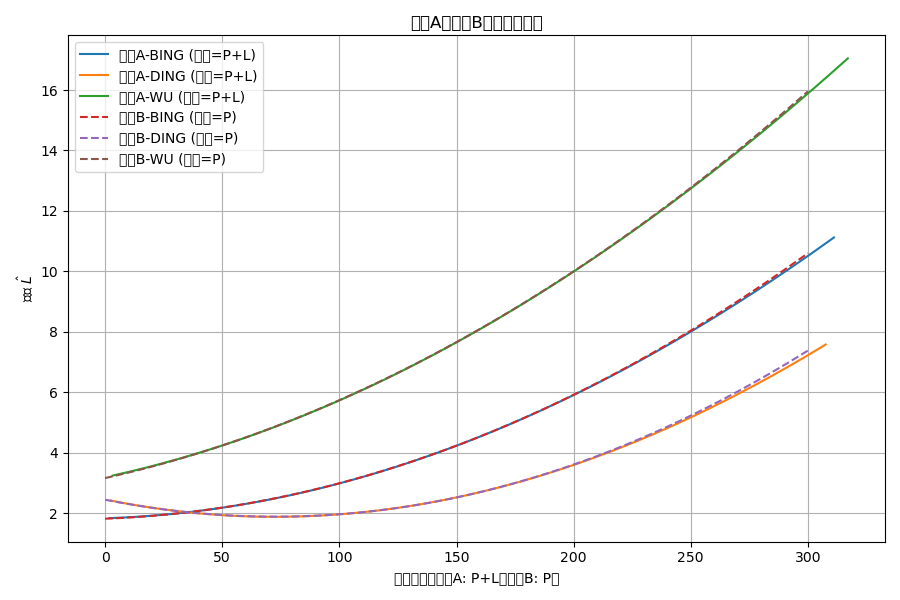

This figure's Python source:
# import numpy as np
# import matplotlib.pyplot as plt

# # 设置 P 的取值范围
# P = np.linspace(0, 300, 500)   # 可按需要修改范围，例如 np.linspace(0, 200, 1000)

# # 方案A
# L1 = 9.4191e-05 * P**2 + 0.00271 * P + 1.8309   # BING
# L2 = 1.0825e-04 * P**2 - 0.01526 * P + 2.4127   # DING
# L3 = 9.5455e-05 * P**2 + 0.01739 * P + 3.2400   # WU

# # 方案B
# L4 = 8.7839e-05 * P**2 + 0.00294 * P + 1.8123   # BING
# L5 = 1.0634e-04 * P**2 - 0.01545 * P + 2.4406   # DING
# L6 = 8.4424e-05 * P**2 + 0.01733 * P + 3.1571   # WU

# plt.figure(figsize=(8, 5))
# plt.plot(P, L1, label='L1')
# plt.plot(P, L2, label='L2')
# plt.plot(P, L3, label='L3')
# plt.plot(P, L4, label='L4', linestyle='--')
# plt.plot(P, L5, label='L5', linestyle='--')
# plt.plot(P, L6, label='L6', linestyle='--')

# plt.xlabel('P')
# plt.ylabel('L̂')
# plt.title('三条曲线在统一坐标系中的绘制')
# plt.legend()
# plt.grid(True)
# plt.tight_layout()
# plt.show()

import numpy as np
import matplotlib.pyplot as plt

# 设置基础功率范围
P = np.linspace(0, 300, 500)

# 方案A
L1 = 9.4191e-05 * P**2 + 0.00271 * P + 1.8309   # BING
L2 = 1.0825e-04 * P**2 - 0.01526 * P + 2.4127   # DING
L3 = 9.5455e-05 * P**2 + 0.01739 * P + 3.2400   # WU

# 方案B
L4 = 8.7839e-05 * P**2 + 0.00294 * P + 1.8123   # BING
L5 = 1.0634e-04 * P**2 - 0.01545 * P + 2.4406   # DING
L6 = 8.4424e-05 * P**2 + 0.01733 * P + 3.1571   # WU

# 方案A的新横轴：集电线路功率 + 损耗
X1 = P + L1
X2 = P + L2
X3 = P + L3

plt.figure(figsize=(9, 6))

# 方案A：横轴改为 P + L
plt.plot(X1, L1, label='方案A-BING (横轴=P+L)')
plt.plot(X2, L2, label='方案A-DING (横轴=P+L)')
plt.plot(X3, L3, label='方案A-WU (横轴=P+L)')

# 方案B：横轴保持为 P
plt.plot(P, L4, '--', label='方案B-BING (横轴=P)')
plt.plot(P, L5, '--', label='方案B-DING (横轴=P)')
plt.plot(P, L6, '--', label='方案B-WU (横轴=P)')

plt.xlabel('功率横轴（方案A: P+L；方案B: P）')
plt.ylabel('损耗 $\hat{L}$')
plt.title('方案A与方案B拟合曲线对比')
plt.legend()
plt.grid(True)
plt.tight_layout()
plt.show()
